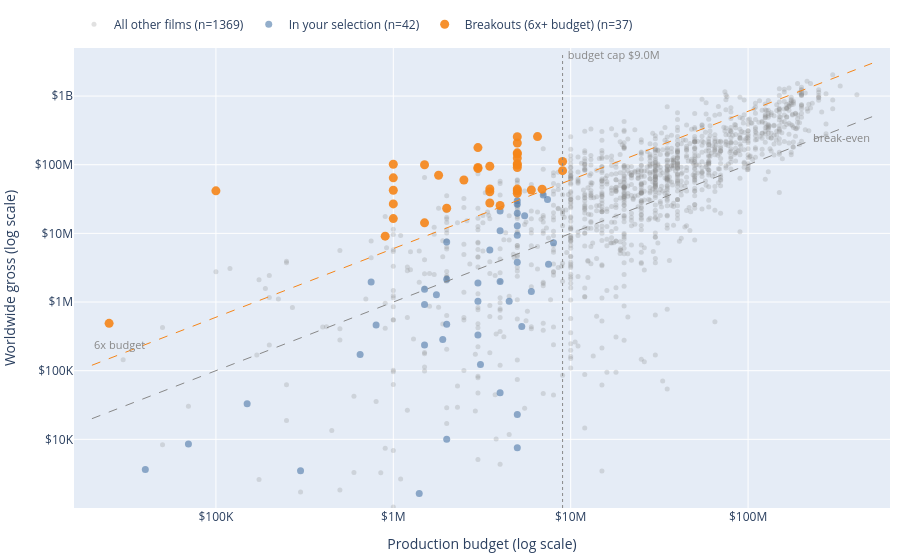

This figure's notebook cell:
### Markdown cell above
## Try other settings
In the app these are sliders. Here, change the three values and re-run the cell.

### Code cell
MAX_BUDGET = 9e6      # budget cap in dollars
GENRE = "Horror"      # or "All genres", "Thriller", "Comedy", ...
MULTIPLE = 6          # breakout = worldwide gross of at least this many times the budget

s = breakout_summary(breakout_tag(df, MAX_BUDGET, GENRE, MULTIPLE))
print(f"{s['films']} films | {s['breakouts']} breakouts ({s['rate']:.0%}) | "
      f"all other films: {s['rest_rate']:.0%} | typical return {s['median_multiple']:.1f}x budget | "
      f"{s['lost_money']:.0%} lost money")
breakout_figure(df, MAX_BUDGET, GENRE, MULTIPLE)

### Figure 1 — Plotly figure (JSON) as saved in the notebook; plotly's stock layout.template omitted (floating-point values rounded to 4 significant figures; data arrays with more than 128 entries replaced by an {"elided": "..."} marker saying what was removed)
{"data": [{"customdata": {"elided": "1369x4 mixed values"}, "hovertemplate": "<b>%{customdata[0]}</b> (%{customdata[1]})<br>%{customdata[2]}<br>Budget %{x:$,.0f}<br>Gross %{y:$,.0f}<br><b>%{customdata[3]:.1f}x</b> budget<extra></extra>", "marker": {"color": "#888888", "opacity": 0.25, "size": 5}, "mode": "markers", "name": "All other films (n=1369)", "type": "scatter", "x": {"elided": "1369 int values"}, "y": {"elided": "1369 int values"}}, {"customdata": {"elided": "42x4 mixed values"}, "hovertemplate": "<b>%{customdata[0]}</b> (%{customdata[1]})<br>%{customdata[2]}<br>Budget %{x:$,.0f}<br>Gross %{y:$,.0f}<br><b>%{customdata[3]:.1f}x</b> budget<extra></extra>", "marker": {"color": "#4C78A8", "opacity": 0.6, "size": 7}, "mode": "markers", "name": "In your selection (n=42)", "type": "scatter", "x": [8000000, 7500000, 7400000, 7000000, 6000000, 5500000, 5300000, 5000000, 5000000, 5000000, 5000000, 5000000, 5000000, 5000000, 5000000, 4500000, 4000000, 4000000, 4000000, 4000000, 3500000, 3100000, 3000000, 3000000, 3000000, 2000000, 2000000, 2000000, 2000000, 1900000, 1750000, 1500000, 1500000, 1500000, 1400000, 800000, 750000, 650000, 300000, 150000, 70000, 40000], "y": [7298786, 3559803, 31187727, 36146087, 1427656, 18119231, 440821, 29960051, 26517819, 19720203, 9371036, 3807503, 12905107, 7556, 22958, 1027760, 21206861, 10898293, 1983596, 47552, 5706638, 123407, 1887554, 331000, 1022453, 7482387, 10024, 2151887, 475846, 285593, 1278471, 1541131, 922727, 236863, 1632, 462206, 1960521, 171962, 3496, 32927, 8555, 3632]}, {"customdata": {"elided": "37x4 mixed values"}, "hovertemplate": "<b>%{customdata[0]}</b> (%{customdata[1]})<br>%{customdata[2]}<br>Budget %{x:$,.0f}<br>Gross %{y:$,.0f}<br><b>%{customdata[3]:.1f}x</b> budget<extra></extra>", "marker": {"color": "#F58518", "opacity": 0.9, "size": 9}, "mode": "markers", "name": "Breakouts (6x+ budget) (n=37)", "type": "scatter", "x": [9000000, 9000000, 6900000, 6500000, 6000000, 5000000, 5000000, 5000000, 5000000, 5000000, 5000000, 5000000, 5000000, 5000000, 5000000, 5000000, 4000000, 3500000, 3500000, 3500000, 3500000, 3000000, 3000000, 3000000, 2500000, 2000000, 1800000, 1500000, 1500000, 1000000, 1000000, 1000000, 1000000, 1000000, 900000, 100000, 25000], "y": [111534881, 81831866, 44103982, 256862920, 42785387, 255367951, 207039844, 148806510, 98677816, 125010260, 142817992, 103300632, 90904854, 44115496, 38359310, 41824066, 25448707, 95127344, 40454520, 44378040, 27704111, 177512032, 91266581, 87727807, 59922558, 23250755, 70165900, 99870886, 14244931, 101759490, 64364198, 26887177, 42411721, 16434588, 9097072, 41656474, 489792]}, {"hoverinfo": "skip", "line": {"color": "#888888", "dash": "dash", "width": 1}, "mode": "lines", "showlegend": false, "type": "scatter", "x": [20000.0, 500000000.0], "y": [20000.0, 500000000.0]}, {"hoverinfo": "skip", "line": {"color": "#F58518", "dash": "dash", "width": 1}, "mode": "lines", "showlegend": false, "type": "scatter", "x": [20000.0, 500000000.0], "y": [120000.0, 3000000000.0]}, {"hoverinfo": "skip", "line": {"color": "#888888", "dash": "dot", "width": 1}, "mode": "lines", "showlegend": false, "type": "scatter", "x": [9000000.0, 9000000.0], "y": [1000.0, 4000000000.0]}], "layout": {"annotations": [{"font": {"color": "#888888", "size": 11}, "showarrow": false, "text": "break-even", "x": 8.699, "xanchor": "right", "y": 8.398}, {"font": {"color": "#888888", "size": 11}, "showarrow": false, "text": "6x budget", "x": 4.301, "xanchor": "left", "y": 5.38}, {"font": {"color": "#888888", "size": 11}, "showarrow": false, "text": " budget cap $9.0M", "x": 6.954, "xanchor": "left", "y": 9.602}], "height": 560, "hoverlabel": {"align": "left"}, "legend": {"orientation": "h", "x": 0, "y": 1.02, "yanchor": "bottom"}, "margin": {"b": 10, "l": 10, "r": 10, "t": 40}, "xaxis": {"range": [4.2, 8.8], "ticktext": ["$10K", "$100K", "$1M", "$10M", "$100M", "$1B"], "tickvals": [10000.0, 100000.0, 1000000.0, 10000000.0, 100000000.0, 1000000000.0], "title": {"text": "Production budget (log scale)"}, "type": "log"}, "yaxis": {"range": [3, 9.7], "ticktext": ["$10K", "$100K", "$1M", "$10M", "$100M", "$1B"], "tickvals": [10000.0, 100000.0, 1000000.0, 10000000.0, 100000000.0, 1000000000.0], "title": {"text": "Worldwide gross (log scale)"}, "type": "log"}}}
